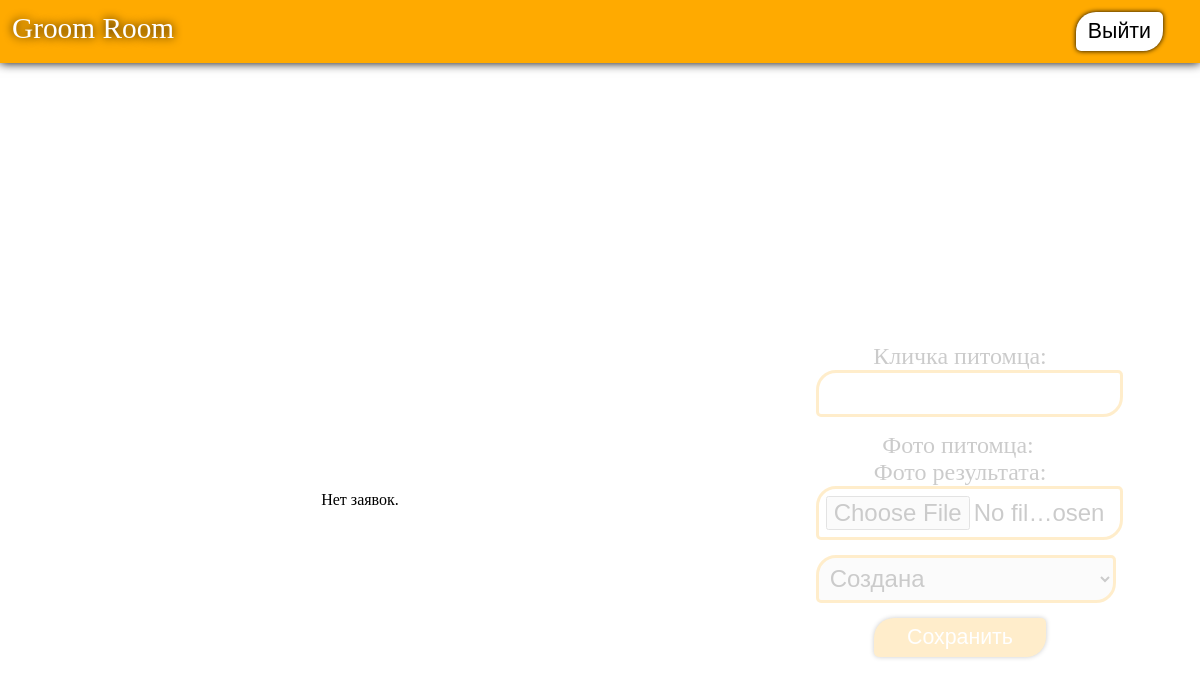
Before: /groom/ with the older database file.
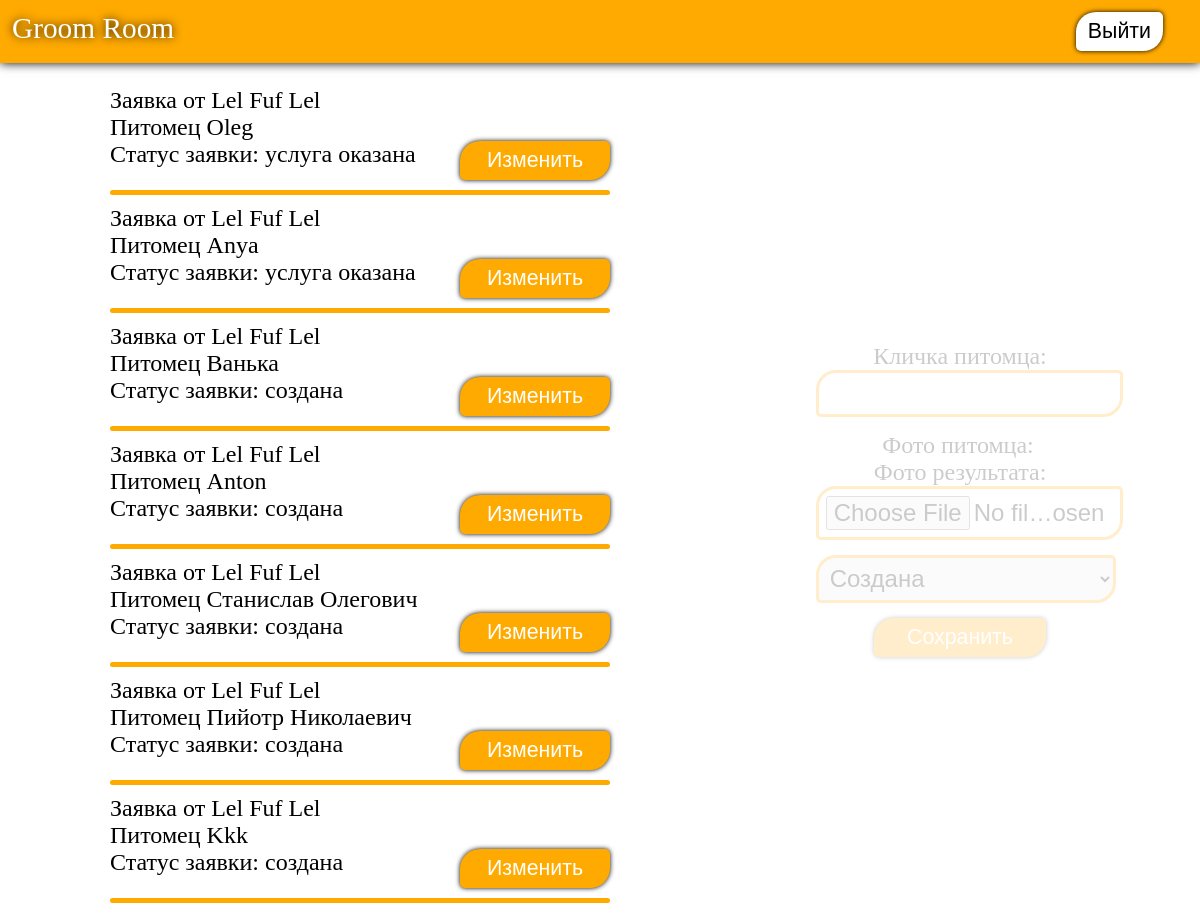
After: the same page with the newer database file.
### base/models.py (models this page shows, shortened)
class Issue(Model):
    id = CharField(max_length=IdLength, primary_key=True)
    user = ForeignKey(User, on_delete=CASCADE)
    name = CharField(max_length=MaxPetName)
    pet_photo = CharField(max_length=IdLength)
    result_photo = CharField(max_length=IdLength)
    status = IntegerField()
    objects = Manager()

class User(Model):
    id = CharField(max_length=IdLength, primary_key=True)
    auth = ForeignKey(Auth, on_delete=CASCADE)
    bio = ForeignKey(Bio, on_delete=CASCADE)
    objects = Manager()

class Bio(Model):
    id = CharField(max_length=IdLength, primary_key=True)
    first_name = CharField(max_length=MaxNameLength)
    last_name = CharField(max_length=MaxNameLength)
    patronymic = CharField(max_length=MaxNameLength)
    email = CharField(max_length=MaxEmailLength)
    objects = Manager()

### admin/views.py (the view)
# urls.py: path('', index),
def index(request):
    issues = Issue.objects.all()[::1]
    return render(request, "groom.html", {'authorized': True, 'issues_count': len(issues), 'issues': issues})

### admin/templates/groom.html (shortened to what this page needs)
{% extends 'base.html' %}
{% block meta %}
    <link rel="stylesheet" href="/static/groom.css?1"/>
{% endblock %}
{% block content %}
    <div id="issue-container" class="container">
    {% if issues_count == 0 %}
        <span class="no-issues">Нет заявок.</span>
    {% else %}
        {% for i in issues %}
            <div class="issue">
                <span class="user-login">Заявка от {{ i.user.bio.last_name }} {{ i.user.bio.first_name }} {{ i.user.bio.patronymic }}</span>
                <span class="pet-name">Питомец {{ i.name }}</span>
                <span class="issue-status">Статус заявки:
                    {% if i.status == 0 %}
                        создана
                    {% elif i.status == 1 %}
                        обработка данных
                    {% else %}
                        услуга оказана
                    {% endif %}
                </span>
                <button class="pet-edit" onclick="edit('{{ i.id }}')">Изменить</button>
                <div class="issue-divider"></div>
            </div>
        {% endfor %}
    {% endif %}
    </div>
    <div id="form-container" class="container">
        <div id="create-issue" class="form">
            <label for="pet-name">Кличка питомца: </label>
            <input
                id="pet-name"
                name="name"
                type="text"
                minlength="{{ pet_name_min }}"
                maxlength="{{ pet_name_max }}"
                required/>
            <label for="pet-photo-current">Фото питомца:</label>
            <label for="result-photo">Фото результата:</label>
            <input
                id="result-photo"
                name="photo"
                type="file"
                required/>
            <select
                id="issue-status"
                name="status">
                <option value="0">Создана</option>
            </select>
            <button onclick="save_issue()">Сохранить</button>
        </div>
    </div>
{% endblock %}

### base/templates/base.html (shortened to what this page needs)
<!DOCTYPE html>
<html lang="ru">
    <head>
        <link rel="stylesheet" href="/static/index.css?1"/>
        {% block meta %}{% endblock %}
    </head>
    <body>
        <header>
            Groom Room
            {% if authorized %}<button id="logout" onclick="logout()">Выйти</button>{% endif %}
        </header>
        <main>
            {% block content %}{% endblock %}
        </main>
    </body>
</html>

### base/static/index.css (style rules this page uses)
* { --primary-color: #FFAA00; --accent-color: #FFAA00; --text-color: #000000; --secondary-color: #FFFFFF; }
HTML, BODY, MAIN { width: 100%; height: 100%; margin: 0px; padding: 0px; background: var(--secondary-color) }
HEADER { display: block; position: fixed; top: 0px; left: 0px; z-index: 999; }
HEADER > BUTTON { background: var(--secondary-color); color: var(--text-color); float: right; margin-right: 25px; }
BUTTON { background: var(--accent-color); color: var(--secondary-color); border: solid 0px var(--secondary-color); font-size: 16pt; padding: 7px 12px 7px 12px; border-radius: 20px 5px 20px 5px; box-shadow: 0px 0px 5px black; }
HEADER { width: 98%; padding: 1%; background: var(--accent-color); color: var(--secondary-color); text-shadow: 0px 0px 10px black; font-size: 22pt; box-shadow: 0px 0px 10px black; }
DIV.form { float: left; text-align: center; display: block; }
DIV.form > LABEL { width: 200px; font-size: 18pt; text-align: center; display: inline-block; }
DIV.form > INPUT, DIV.form > SELECT { width: 300px; font-size: 18pt; padding: 5pt; border: solid 3px var(--accent-color); border-radius: 20px 5px 20px 5px; display: inline-block; margin-bottom: 15px; }
DIV.form > BUTTON { width: 60%; }
DIV.container { display: flex; flex-direction: row; justify-content: center; align-items: center; height: 100%; }

### admin/static/groom.css (style rules this page uses)
MAIN { padding-top: 100px; }
DIV#form-container { width: 40%; float: left; }
DIV#issue-container { width: 60%; flex-direction: column; float: left; }
INPUT { width: 100% !important; }
.issue { width: 500px; text-align: center; }
.issue > .pet-name, .user-login { width: 400px; text-align: left; font-size: 18pt; display: block; float: left; }
.issue > .issue-status { width: 350px; text-align: left; font-size: 18pt; display: block; float: left; }
.issue > .issue-divider { width: 500px; border-radius: 5px; margin-top: 10px; margin-bottom: 10px; height: 5px; background: var(--accent-color); display: block; float: left; }
.issue > .pet-edit { width: 150px; }
DIV#create-issue { width: 60%; float: left; top: 200px; right: 20px; opacity: 0.2; }

Changed rows visible on the page:
added Issue: user.bio.last_name "Lel", user.bio.first_name "Fuf", user.bio.patronymic "Lel", name "Oleg", status "услуга оказана"
added Issue: user.bio.last_name "Lel", user.bio.first_name "Fuf", user.bio.patronymic "Lel", name "Anya", status "услуга оказана"
added Issue: user.bio.last_name "Lel", user.bio.first_name "Fuf", user.bio.patronymic "Lel", name "Ванька", status "создана"
added Issue: user.bio.last_name "Lel", user.bio.first_name "Fuf", user.bio.patronymic "Lel", name "Anton", status "создана"
added Issue: user.bio.last_name "Lel", user.bio.first_name "Fuf", user.bio.patronymic "Lel", name "Станислав Олегович", status "создана"
added Issue: user.bio.last_name "Lel", user.bio.first_name "Fuf", user.bio.patronymic "Lel", name "Пийотр Николаевич", status "создана"
added Issue: user.bio.last_name "Lel", user.bio.first_name "Fuf", user.bio.patronymic "Lel", name "Kkk", status "создана"
Other visible differences:
text no longer shown: "Нет заявок."
